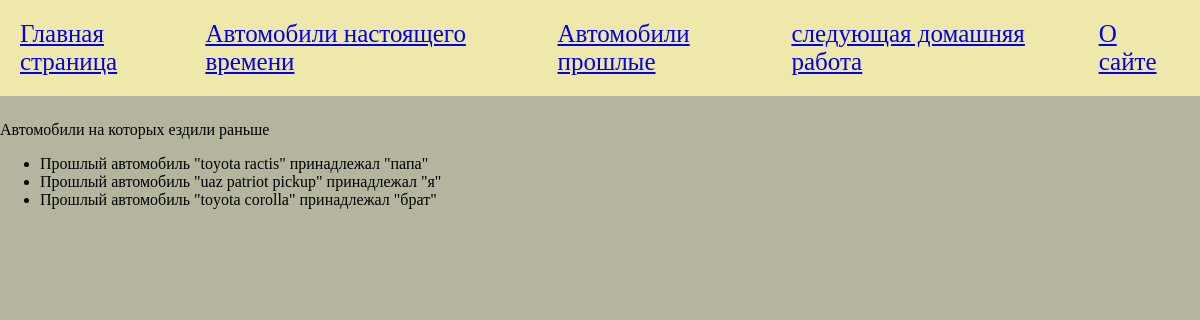
The page /past on the database its author committed.
### tables this page shows
CREATE TABLE "mainmenu" (
	"id"	INTEGER NOT NULL PRIMARY KEY AUTOINCREMENT UNIQUE,
	"name"	TEXT NOT NULL,
	"url"	TEXT NOT NULL
);

CREATE TABLE "autopast" (
	"id"	INTEGER NOT NULL PRIMARY KEY AUTOINCREMENT UNIQUE,
	"brend"	TEXT NOT NULL,
	"owner"	TEXT NOT NULL
);

### petproject2.py (the view)
@app.route("/past")
def past():
    auto_past = dbase.get_past_auto()
    return render_template("past.html", menu=dbase.get_menu(), title="past page", auto=auto_past)

### FDataBase.py (called while the page is built)
    def get_menu(self):
        sql = "SELECT * FROM mainmenu"
        try:
            self.__cur.execute(sql)
            res = self.__cur.fetchall()
            if res:
                return res
        except sqlite3.Error as e:
            print("Ошибка чтения базы данных " + str(e))
        return []

    def get_past_auto(self):
        sql = "SELECT * FROM autopast"
        try:
            self.__cur.execute(sql)
            res = self.__cur.fetchall()
            if res:
                return res
        except sqlite3.Error as e:
            print("Ошибка чтения базы данных " + str(e))
        return []

### petproject2.py (called while the page is built)
def connect_db():
    con = sqlite3.connect(app.config['DATABASE'])
    con.row_factory = sqlite3.Row
    return con

def get_db():
    if not hasattr(g, 'link_db'):
        g.link_db = connect_db()
    return g.link_db

@app.before_request
def before_request():
    global dbase
    db = get_db()
    dbase = FDataBase(db)

### templates/past.html
{% extends 'base.html' %}
{% block content %}
{{ super() }}
<p>Автомобили на которых ездили раньше</p>
<ul>
    {% for i in auto %}
        <li>Прошлый автомобиль "{{ i. brend }}" принадлежал "{{ i.owner }}"</li>
    {% endfor %}
</ul>
{% endblock %}

### templates/base.html (shortened to what this page needs)
<!DOCTYPE html>
<html lang="en" xmlns:>
<head>
    <link rel="stylesheet" href="{{ url_for('static', filename='css/style.css') }}">
</head>
<body>
    {% block content %}
    {% block mainmenu %}
    <ul class="menu">
        {% for i in menu %}
        <li><a href="{{ i.url }}">{{ i.name }}</a></li>
        {% endfor %}
    </ul>
    {% endblock mainmenu %}
    {% endblock %}
</body>
</html>

### static/css/style.css (style rules this page uses)
body { background: rgb(180, 180, 159); margin: 0; padding: 0; font-family: Verdana; }
.menu { display: flex; justify-content: space-around; list-style: none; text-decoration: none; background: palegoldenrod; padding: 20px; margin-top: 0; font-size: 25px; color: aliceblue; }

### rows shown on the page
mainmenu: name "Главная страница"
mainmenu: name "Автомобили настоящего времени"
mainmenu: name "Автомобили прошлые"
mainmenu: name "следующая домашняя работа"
mainmenu: name "О сайте"
autopast: brend "toyota ractis", owner "папа"
autopast: brend "uaz patriot pickup", owner "я"
autopast: brend "toyota corolla", owner "брат"
